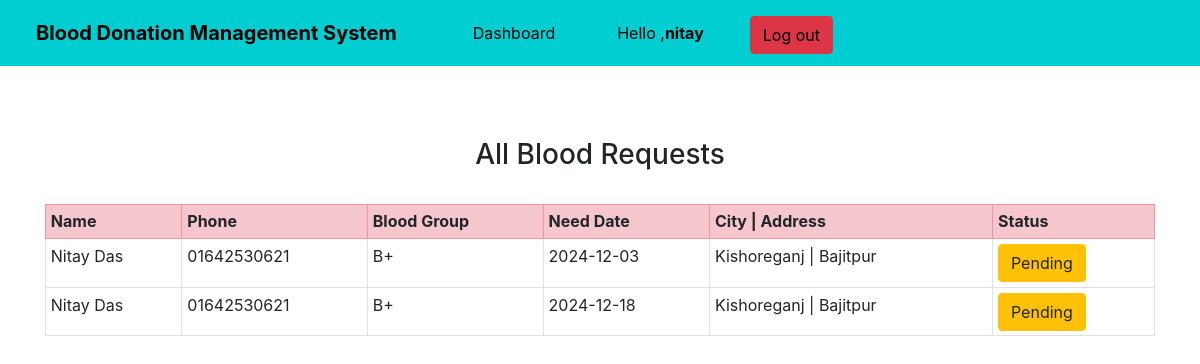
The app's page /see_all_request/ (signed in) with its own data.
### mainapp/models.py (models this page shows, shortened)
class RequestBlood(models.Model):
    name = models.CharField(max_length=100)
    email = models.EmailField()
    phone = models.CharField(max_length=20)
    city = models.CharField(max_length=300, blank=True)
    address = models.CharField(max_length=500, blank=True)
    blood_group = models.ForeignKey(BloodGroup, on_delete=models.CASCADE)
    date = models.CharField(max_length=100, blank=True)
    status=models.IntegerField(default=0)

class BloodGroup(models.Model):
    name = models.CharField(max_length=5)
    def __str__(self):
        return self.name

### mainapp/views.py (the view)
# urls.py: path("see_all_request/", views.see_all_request, name="see_all_request"),
def see_all_request(request):
    requests = RequestBlood.objects.all()
    return render(request, "see_all_request.html", {'requests':requests})

### mainapp/templates/see_all_request.html
{% extends 'base2.html' %}
{% block content %}
<div class="container my-4">
{% if requests %}
<h3 class="text-center">All Blood Requests</h3>
<br>
<table class="table table-sm table-bordered">
  <tr class="table-danger">
    <th>Name</th>
    <th>Phone</th>
    <th>Blood Group</th>
    <th>Need Date</th>
    <th>City | Address</th>
    <th>Status</th>
  </tr>
  {% for i in requests %}
    <tr>
      <td>{{i.name}}</td>
      <td>{{i.phone}}</td>
      <td>{{i.blood_group}}</td>
      <td>{{i.date}}</td>
      <td>{{i.city}} | {{i.address}}</td>
      <td>
        {% if i.status == 0 %}
        <a  class="btn btn-warning" >Pending</a>
        {% elif i.status == 1 %}
        <button class="btn btn-success" disabled="disabled" data-toggle="modal" data-target="#reply_modal">Approved</button>
        {% elif i.status == 2 %}
        <button class="btn btn-danger" disabled="disabled" data-toggle="modal" data-target="#reply_modal">Disapproved</button>
        {% endif %}
        </td>
    </tr>
  {% endfor %}
</table>
{% else %}
<h2>No Blood Request Available</h2>
{% endif %}
</div>
{% endblock %}

### mainapp/templates/base2.html (shortened to what this page needs)
<!doctype html>
<html lang="en">
<head>
    <link rel="stylesheet" href="https://cdnjs.cloudflare.com/ajax/libs/font-awesome/5.15.2/css/all.min.css"/>
    <link rel="stylesheet" href="https://stackpath.bootstrapcdn.com/bootstrap/4.5.0/css/bootstrap.min.css"
>
</head>
<body>
    <nav class="navbar navbar-expand-lg navbar-dark sticky-top navbar-shadow">
        <a class="navbar-brand" style="color:black; margin:2px 0px 2px 20px"><strong>Blood Donation Management System</strong> </a>
        <a class="nav-item nav-link active" href="/donor_view/" style="margin: 5px 0 5px 60px; color:black">Dashboard</a>
        <a href="#" class="nav-item nav-link active" style="color:black;margin:2px 0px 2px 30px">Hello ,<strong>{{request.user}}</strong></a>
        <a href={% url 'logout' %} class="btn btn-danger navbar-btn" style="color:black;margin:4px 0px 0px 30px">Log out</a>
    </nav><br><br>
       {% block content %}
        {% endblock %}
</body>
</html>

### mainapp/templates/base2.html (style rules this page uses)
.navbar { background-color: #00CED1; }
body { background-color:; }

### records on screen
RequestBlood: name "Nitay Das", phone "01642530621", blood_group "B+", date "2024-12-03", city "Kishoreganj", address "Bajitpur", status "Pending"
RequestBlood: name "Nitay Das", phone "01642530621", blood_group "B+", date "2024-12-18", city "Kishoreganj", address "Bajitpur", status "Pending"

### other values on screen
{{ request.user }} "nitay"
